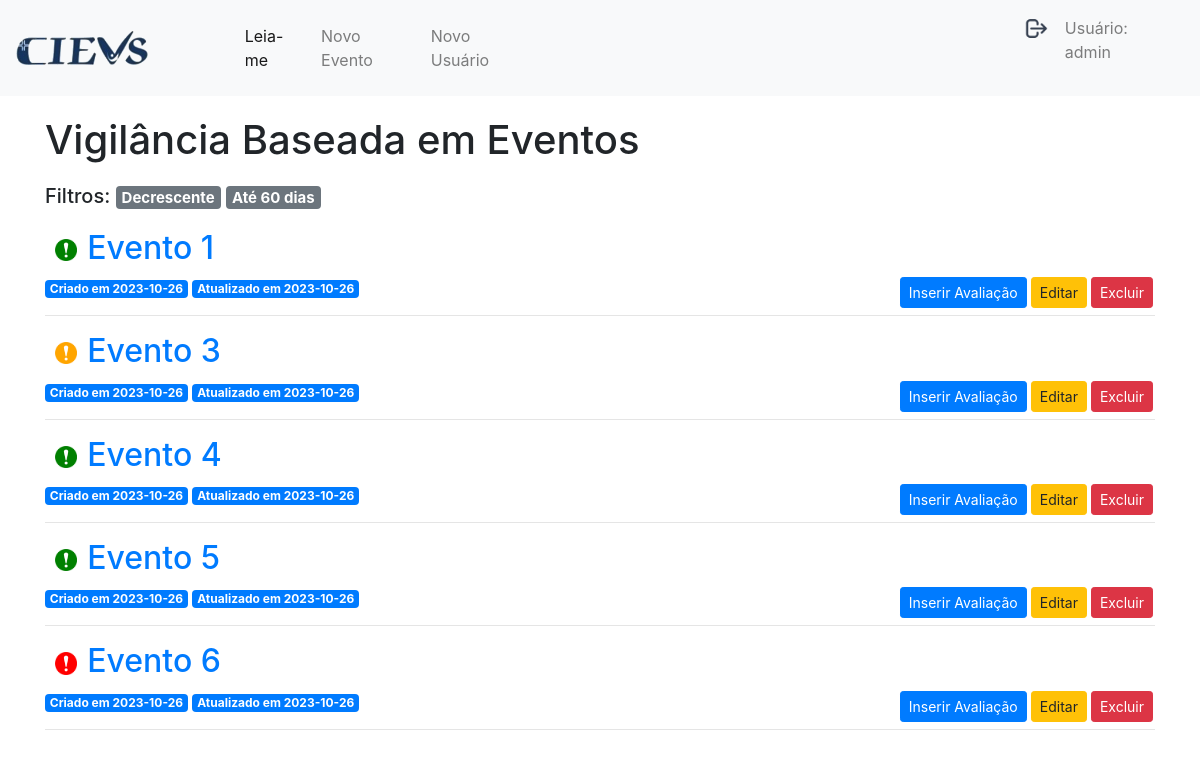
Screenshot of / (signed in) with the database file from the repository.
### tables this page shows
CREATE TABLE user (
  id INTEGER PRIMARY KEY AUTOINCREMENT,
  username TEXT UNIQUE NOT NULL,
  password TEXT NOT NULL
);

CREATE TABLE posts (
  id INTEGER PRIMARY KEY AUTOINCREMENT,
  created DATE,
  updated DATE,
  title VARCHAR NOT NULL,
  links VARCHAR NOT NULL,
  details TEXT NOT NULL,
  status_evento VARCHAR NOT NULL, 
  clipping BOOLEAN,
  cme BOOLEAN,
  data_insercao_no_clipping DATE, 
  ultima_data_no_clipping DATE, 
  data_inicio_monitoramento_no_cme DATE, 
  data_encerramento_do_monitaramento DATE, 
  ultima_avaliacao_risco VARCHAR,
  compartilhamento_da_informacao BOOLEAN 
);

### app.py (the view)
@app.route('/')
def index():
    conn = get_db_connection()
    if request.args.get('ordered') == '60':
        posts = conn.execute('SELECT * FROM posts WHERE julianday("now") - julianday(created) <= 60 ORDER BY created desc').fetchall()
        ordered = '60'
    if request.args.get('ordered') == 'desc':
        posts = conn.execute('SELECT * FROM posts ORDER BY created desc').fetchall()
        ordered = 'desc'
    else:
        posts = conn.execute('SELECT * FROM posts').fetchall()
        ordered = ''
    conn.close()
    return render_template('index.html', posts = posts, ordered = ordered)

### app.py (called while the page is built)
def get_db_connection():
    conn = sqlite3.connect('database.db')
    conn.row_factory = sqlite3.Row
    return conn

@app.before_request
def load_logged_in_user():
    user_id = session.get('user_id')
    if user_id is None:
        g.user = None
    else:
        g.user = get_db_connection().execute(
            'SELECT * FROM user WHERE id = ?', (user_id,)
        ).fetchone()

### templates/index.html
{% extends 'base.html' %}
{% block content %}
    <h1 id="h1-index">{% block title %} Vigilância Baseada em Eventos {% endblock %}</h1>
    <h5 id="h5-index">Filtros:
        {% if ordered == '' %}
        <a href="{{ url_for('index', ordered='desc')}}"><span class="badge badge-secondary">Decrescente</span> </a>
        <a href="{{ url_for('index', ordered='60')}}"><span class="badge badge-secondary">Até 60 dias</span> </a>
        {% elif ordered == '60' %}
        <a href="{{ url_for('index')}}"><span class="badge badge-secondary">Crescente</span></a>
        <a href="{{ url_for('index', ordered='desc')}}"><span class="badge badge-secondary">Decrescente</span></a>
        {% else %}
        <a href="{{ url_for('index')}}"><span class="badge badge-secondary">Crescente</span></a>
        <a href="{{ url_for('index', ordered='60')}}"><span class="badge badge-secondary">Até 60 dias</span></a>
        {% endif %}
    </h5>
        {% for post in posts %}
        {% if post['ultima_avaliacao_risco'] == 'Alto' or post['ultima_avaliacao_risco'] == 'Muito Alto' %}
        <img src="../static/img/red_alert.png" class="img-alert">
        {% elif post['ultima_avaliacao_risco'] == 'Moderado' %}
        <img src="../static/img/yellow_alert.png" class="img-alert">
        {% else %}
        <img src="../static/img/green_alert.png" class="img-alert">
        {% endif %}
        <a href="{{ url_for('post', post_id=post['id']) }}">
            <h2>{{ post['title'] }}</h2>
        </a>
        <span class="badge badge-primary">Criado em {{ post['created'] }}</span>
        <span class="badge badge-primary">Atualizado em {{ post['updated'] }}</span>
        {% if g.user %}
            <form action="{{ url_for('delete', id=post['id']) }}" method="post" class="btn-post">
                <input type="submit" value="Excluir"
                        class="btn btn-danger btn-sm"
                        onclick="return confirm('Deseja realmente excluir o Evento ?')">
            </form>
            <a href="{{ url_for('edit', id=post['id']) }}">
                <span class="btn btn-warning btn-sm btn-post">Editar</span>
            </a>
            <a href="{{ url_for('avaliate', id=post['id']) }}">
                <span class="btn btn-primary btn-sm btn-post">Inserir Avaliação</span>
            </a>
        {% endif %}
        <hr>
        {% endfor %}
{% endblock %}

### templates/base.html (shortened to what this page needs)
<!doctype html>
<html lang="pt">
  <head>
    <link rel="stylesheet" href="https://stackpath.bootstrapcdn.com/bootstrap/4.3.1/css/bootstrap.min.css">
    <link rel="stylesheet" href="../static/css/style.css">
  </head>
  <body>
    <nav class="navbar navbar-expand-md navbar-light bg-light">
        <a href="{{ url_for('index')}}"><img src="../static/img/cievs.png" class="img-navbar"></a>
        <div class="collapse navbar-collapse" id="navbarNav">
            <ul class="navbar-nav mr-auto">
                <li class="nav-item active">
                    <a class="nav-link" href="#">Leia-me</a>
                </li>
                {% if session.get('user_id') %}
                <li class="nav-item">
                    <a class="nav-link" href="{{url_for('create')}}">Novo Evento</a>
                </li>
                {% if g.user['username'] == 'admin' %}
                    <li class="nav-item">
                        <a class="nav-link" href="{{url_for('register')}}">Novo Usuário</a>
                    </li>
                {% endif %}
                {% endif %}
            </ul>
            <ul class="navbar-nav">
                {% if session.get('user_id') %}
                <li class="nav-item">
                    <a class="nav-link" href="{{url_for('logout')}}"><img src="../static/img/7612790.png" class="btn-logout"></a>
                </li>
                <li class="nav-item">
                    <p class="nav-link"> Usuário: {{ g.user['username'] }} </p>
                </li>
                {% else %}
                <li class="nav-item">
                    <a class="nav-link" href="{{url_for('login')}}">Login</a>
                </li>
                {% endif %}
            </ul>
        </div>
    </nav>
    <div class="container">
        {% block content %} {% endblock %}
    </div>
  </body>
</html>

### static/css/style.css (style rules this page uses)
.img-navbar { height: 60%; width: 60%; }
.btn-logout { height: 5%; width: 5%; float: right; }
.img-alert { height: 2%; width: 2%; float: left; margin: 10px; }
.btn-post { float: right; margin: 2px; }
#h5-index { margin-top: 20px; margin-bottom: 20px; }
#h1-index { margin-top: 20px; }

### rows the page displays
user: user.username "admin"
posts: title "Evento 1", created "2023-10-26", updated "2023-10-26"
posts: title "Evento 3", created "2023-10-26", updated "2023-10-26"
posts: title "Evento 4", created "2023-10-26", updated "2023-10-26"
posts: title "Evento 5", created "2023-10-26", updated "2023-10-26"
posts: title "Evento 6", created "2023-10-26", updated "2023-10-26"
